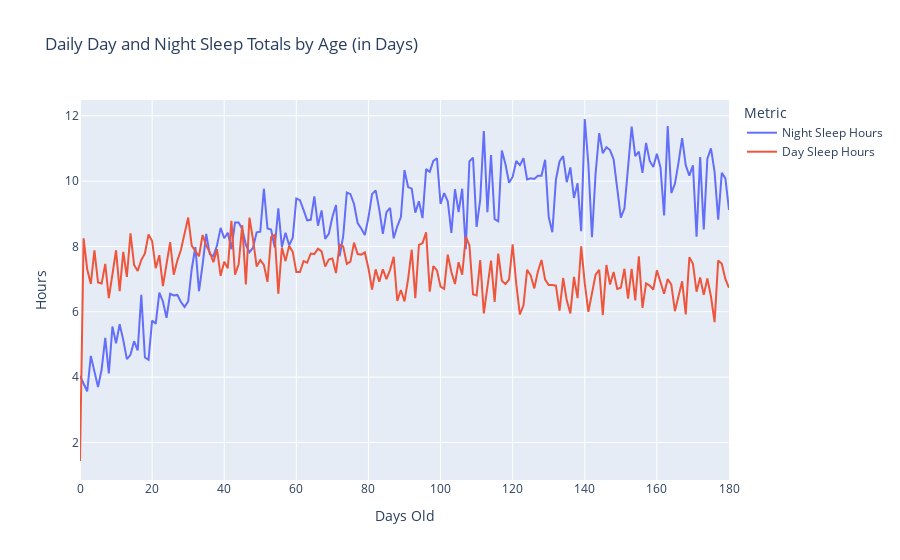

This figure's notebook cell:
### Markdown cell above
### Plotting these daily sleep distributions:

### Code cell
fig_sleep_distribution = px.line(
    df_daily_sleep_by_period, x = 'Days Old', 
    y = ['Night Sleep Hours', 'Day Sleep Hours'], 
title = 'Daily Day and Night Sleep Totals by Age (in Days)')
# The default y axis name for line charts with multiple y variables
# is 'value,' but this can be updated to 'Hours' using the following line.
fig_sleep_distribution.update_layout(yaxis_title = 'Hours', 
                                     legend_title = 'Metric')
fig_sleep_distribution.write_html(
    f'{visualizations_folder}daily_total_sleep_by_period.html')
fig_sleep_distribution.write_image(
    f'{visualizations_folder}daily_total_sleep_by_period.png', scale = 4)
fig_sleep_distribution

### Figure 1 — Plotly figure (JSON) as saved in the notebook; plotly's stock layout.template omitted (floating-point values rounded to 4 significant figures; data arrays with more than 128 entries replaced by an {"elided": "..."} marker saying what was removed)
{"data": [{"hovertemplate": "variable=Night Sleep Hours<br>Days Old=%{x}<br>value=%{y}<extra></extra>", "legendgroup": "Night Sleep Hours", "line": {"color": "#636efa", "dash": "solid"}, "marker": {"symbol": "circle"}, "mode": "lines", "name": "Night Sleep Hours", "orientation": "v", "showlegend": true, "type": "scatter", "x": {"elided": "181 int values"}, "xaxis": "x", "y": {"elided": "181 float values"}, "yaxis": "y"}, {"hovertemplate": "variable=Day Sleep Hours<br>Days Old=%{x}<br>value=%{y}<extra></extra>", "legendgroup": "Day Sleep Hours", "line": {"color": "#EF553B", "dash": "solid"}, "marker": {"symbol": "circle"}, "mode": "lines", "name": "Day Sleep Hours", "orientation": "v", "showlegend": true, "type": "scatter", "x": {"elided": "181 int values"}, "xaxis": "x", "y": {"elided": "181 float values"}, "yaxis": "y"}], "layout": {"legend": {"title": {"text": "Metric"}, "tracegroupgap": 0}, "title": {"text": "Daily Day and Night Sleep Totals by Age (in Days)"}, "xaxis": {"anchor": "y", "domain": [0, 1], "title": {"text": "Days Old"}}, "yaxis": {"anchor": "x", "domain": [0, 1], "title": {"text": "Hours"}}}}
